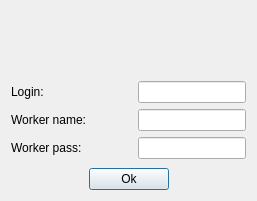
<?xml version="1.0" encoding="UTF-8"?>
<ui version="4.0">
 <class>Login</class>
 <widget class="QDialog" name="Login">
  <property name="geometry">
   <rect>
    <x>0</x>
    <y>0</y>
    <width>257</width>
    <height>201</height>
   </rect>
  </property>
  <property name="windowTitle">
   <string>Login</string>
  </property>
  <property name="windowIcon">
   <iconset resource="resources.qrc">
    <normaloff>:/icons/document-decrypt.png</normaloff>:/icons/document-decrypt.png</iconset>
  </property>
  <layout class="QVBoxLayout" name="verticalLayout">
   <item>
    <layout class="QHBoxLayout" name="horizontalLayout">
     <item>
      <spacer name="horizontalSpacer_6">
       <property name="orientation">
        <enum>Qt::Horizontal</enum>
       </property>
       <property name="sizeHint" stdset="0">
        <size>
         <width>40</width>
         <height>20</height>
        </size>
       </property>
      </spacer>
     </item>
     <item>
      <widget class="QLabel" name="label">
       <property name="minimumSize">
        <size>
         <width>64</width>
         <height>64</height>
        </size>
       </property>
       <property name="maximumSize">
        <size>
         <width>64</width>
         <height>64</height>
        </size>
       </property>
       <property name="pixmap">
        <pixmap resource="resources.qrc">:/icons/user-identity.png</pixmap>
       </property>
      </widget>
     </item>
     <item>
      <spacer name="horizontalSpacer_7">
       <property name="orientation">
        <enum>Qt::Horizontal</enum>
       </property>
       <property name="sizeHint" stdset="0">
        <size>
         <width>40</width>
         <height>20</height>
        </size>
       </property>
      </spacer>
     </item>
    </layout>
   </item>
   <item>
    <layout class="QHBoxLayout" name="horizontalLayout_2">
     <item>
      <widget class="QLabel" name="label_2">
       <property name="text">
        <string>Login:</string>
       </property>
      </widget>
     </item>
     <item>
      <spacer name="horizontalSpacer_3">
       <property name="orientation">
        <enum>Qt::Horizontal</enum>
       </property>
       <property name="sizeHint" stdset="0">
        <size>
         <width>40</width>
         <height>20</height>
        </size>
       </property>
      </spacer>
     </item>
     <item>
      <widget class="QLineEdit" name="login"/>
     </item>
    </layout>
   </item>
   <item>
    <layout class="QHBoxLayout" name="horizontalLayout_3">
     <item>
      <widget class="QLabel" name="label_3">
       <property name="text">
        <string>Worker name:</string>
       </property>
      </widget>
     </item>
     <item>
      <spacer name="horizontalSpacer_4">
       <property name="orientation">
        <enum>Qt::Horizontal</enum>
       </property>
       <property name="sizeHint" stdset="0">
        <size>
         <width>40</width>
         <height>20</height>
        </size>
       </property>
      </spacer>
     </item>
     <item>
      <widget class="QLineEdit" name="workerName"/>
     </item>
    </layout>
   </item>
   <item>
    <layout class="QHBoxLayout" name="horizontalLayout_4">
     <item>
      <widget class="QLabel" name="label_4">
       <property name="text">
        <string>Worker pass:</string>
       </property>
      </widget>
     </item>
     <item>
      <spacer name="horizontalSpacer_5">
       <property name="orientation">
        <enum>Qt::Horizontal</enum>
       </property>
       <property name="sizeHint" stdset="0">
        <size>
         <width>40</width>
         <height>20</height>
        </size>
       </property>
      </spacer>
     </item>
     <item>
      <widget class="QLineEdit" name="workerPass">
       <property name="echoMode">
        <enum>QLineEdit::Password</enum>
       </property>
      </widget>
     </item>
    </layout>
   </item>
   <item>
    <spacer name="verticalSpacer">
     <property name="orientation">
      <enum>Qt::Vertical</enum>
     </property>
     <property name="sizeHint" stdset="0">
      <size>
       <width>20</width>
       <height>7</height>
      </size>
     </property>
    </spacer>
   </item>
   <item>
    <layout class="QHBoxLayout" name="horizontalLayout_5">
     <item>
      <spacer name="horizontalSpacer">
       <property name="orientation">
        <enum>Qt::Horizontal</enum>
       </property>
       <property name="sizeHint" stdset="0">
        <size>
         <width>40</width>
         <height>20</height>
        </size>
       </property>
      </spacer>
     </item>
     <item>
      <widget class="QPushButton" name="pushButton">
       <property name="text">
        <string>Ok</string>
       </property>
      </widget>
     </item>
     <item>
      <spacer name="horizontalSpacer_2">
       <property name="orientation">
        <enum>Qt::Horizontal</enum>
       </property>
       <property name="sizeHint" stdset="0">
        <size>
         <width>40</width>
         <height>20</height>
        </size>
       </property>
      </spacer>
     </item>
    </layout>
   </item>
  </layout>
 </widget>
 <resources>
  <include location="resources.qrc"/>
 </resources>
 <connections/>
</ui>
